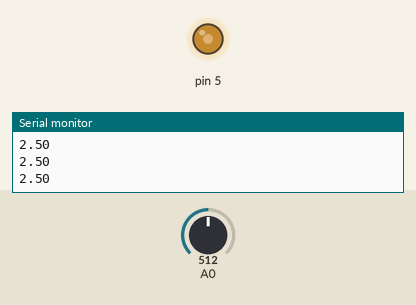
This sketch was run on a simulated Arduino Uno, built with avr-gcc and run on an emulated ATmega328P. Parts: output pins drawn as LEDs (lit = HIGH), the last lines printed to the serial monitor. The inputs (shaded band) are chosen by the test bench; at power-on: A0 = 512.

Above: at 1.2 s.
1.3 s: A0 set to 716
At 2.7 s:
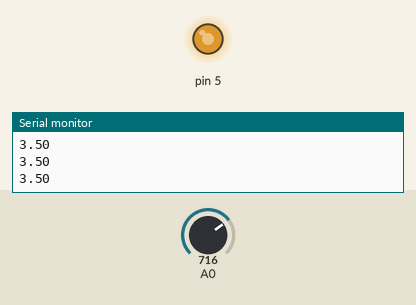
3.0 s: A0 set to 900
At 3.9 s:
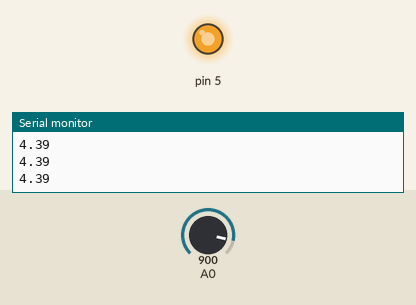
4.5 s: A0 set to 122
At 5.1 s:
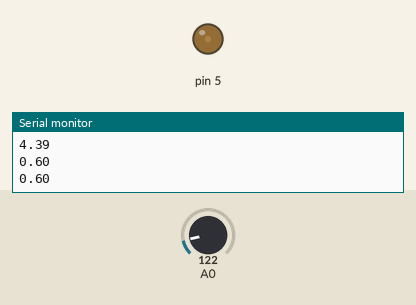
6.0 s: A0 set to 0
At 6.4 s:
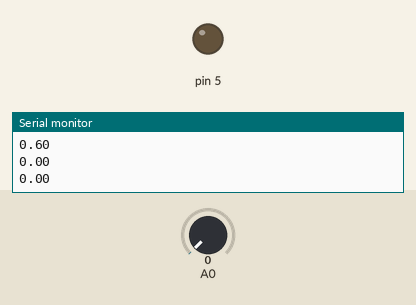
Timing chart, 0 to 8.5 s (numbered marks = the images above; inputs shaded):
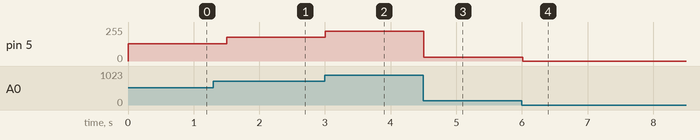

Measured:
- after the input at 1.3 s, pin 5: 128/255 → 179/255 after 0.20 s
- after the input at 3.0 s, pin 5: 179/255 → 225/255 at once
- after the input at 4.5 s, pin 5: 225/255 → 30/255 at once
- after the input at 6.0 s, pin 5: 30/255 → 0/255 at once

The sketch:

reading_analog.ino
```cpp
void setup(){
    Serial.begin(115200);
}

void loop(){
    int readValue = analogRead(A0);
    float voltage = readValue / 1024.0 * 5.0;
    Serial.println(voltage);
    int writeValue = readValue / 1024.0 * 256.0;
    analogWrite(5, writeValue);
    delay(300);
}
```
